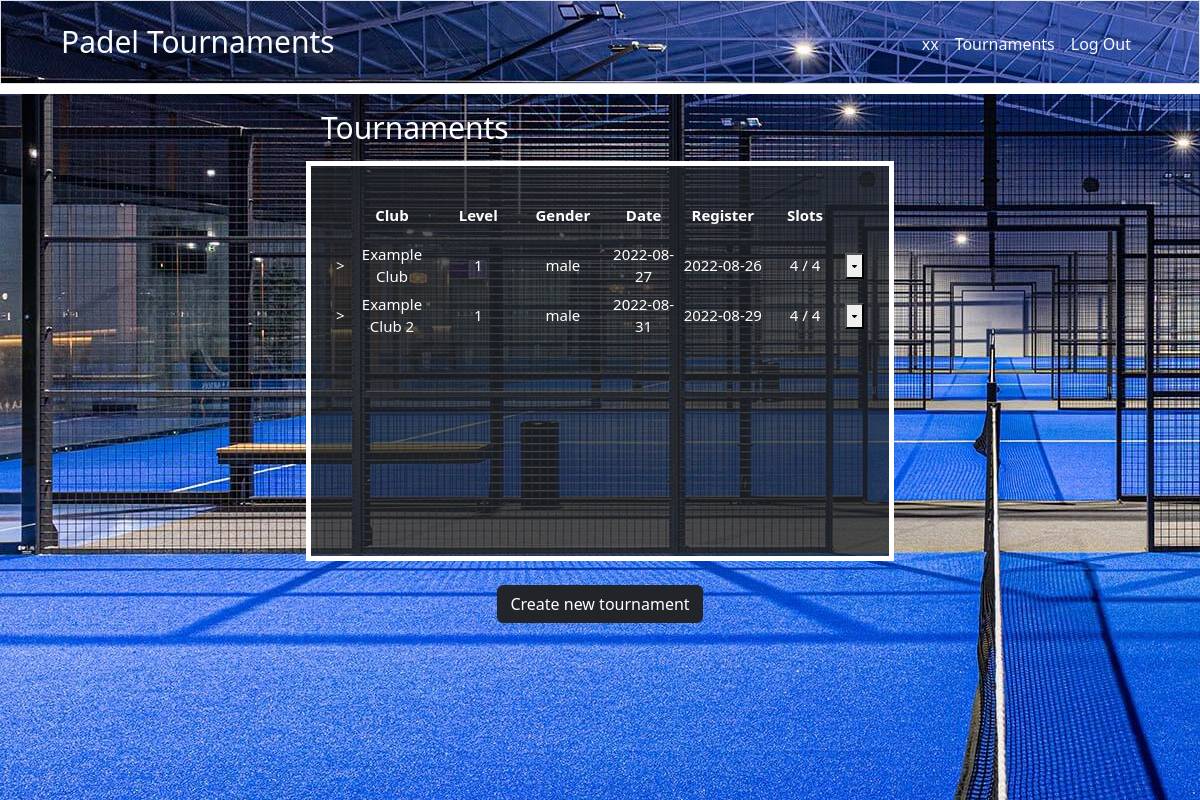
The page /tournaments (signed in) on the database its author committed.
### tables this page shows
CREATE TABLE tournaments
    (id INTEGER PRIMARY KEY AUTOINCREMENT,
    user TEXT,
    club TEXT,
    level TEXT,
    gender TEXT,
    tournament_date DATETIME,
    subscription_date DATETIME,
    n_players INTEGER,
    maximum_slots TEXT,
    description TEXT
    );

### app.py (the view)
@app.route("/tournaments", methods=["GET", "POST"])
def tournaments():
    username = session["username"]
    if request.method == "GET":
        tournaments = c.execute(''' SELECT * FROM tournaments''').fetchall()
        return render_template("tournaments.html", username = username, tournaments=tournaments)
    if request.method == "POST":
        tournaments = c.execute(''' SELECT * FROM tournaments''').fetchall()
        return render_template("tournaments.html", username = username, tournaments=tournaments)

### templates/tournaments.html (shortened to what this page needs)
{% extends "layout.html" %}
{% block main %}
<!DOCTYPE html>
<html>
<body>
    <div class="d-flex justify-content-center">
        <div class="col-12 col-lg-8 col-xl-6">
        <h1 class="title mt-3 text-start title text-white">Tournaments</h1>
        <div class="tournament border border-white border-5  bg-dark bg-opacity-75">
            <table class="info m-4">
                <tr>
                    <th class="arrow"></th>
                    <th>Club</th>
                    <th>Level</th>
                    <th>Gender</th>
                    <th class="date">Date</th>
                    <th class="date">Register</th>
                    <th>Slots</th>
                </tr>
                {% for tournament in tournaments %}
                <tr>
                    <td class="data">></td>
                    <td class="data">{{ tournament["club"] }}</td>
                    <td class="data">{{ tournament["level"] }}</td>
                    <td class="data">{{ tournament["gender"] }}</td>
                    <td class="data">{{ tournament["tournament_date"] }}</td>
                    <td class="data">{{ tournament["subscription_date"] }}</td>
                    <td class="data">{{ tournament["n_players"] }} / {{ tournament["maximum_slots"] }}</td>
                    <td class="dif">
                        <div class="dropdown">
                          <button class="btndrop">
                            <i class="fa-solid fa-caret-down"></i>
                          </button>
                        </div>
                    </td>
                {% endfor %}
            </table>
        </div>
        <div class="mt-4">
            <a type="submit" href="/new_tournament"><button class="btn btn-dark">Create new tournament</button></a>
        </div>
        </div>
    </div>
</body>
</html>
{% endblock %}

### templates/layout.html (shortened to what this page needs)
<!DOCTYPE html>
<html lang="en">
    <head>
        <link href="https://cdn.jsdelivr.net/npm/bootstrap@5.1.3/dist/css/bootstrap.min.css"
            rel="stylesheet">
        <link href="/static/styles.css" rel="stylesheet">
        <link href="https://cdn.jsdelivr.net/npm/bootstrap@5.2.0-beta1/dist/css/bootstrap.min.css" rel="stylesheet"
>
    </head>
    <body class="layout">
        <nav class="border navbar navbar-expand-md navbar-primary">
            <div class="container-fluid">
                <h4 class="ms-5 title text-light">
                    Padel Tournaments
                </h4>
                <div class="me-5 collapse navbar-collapse" id="navbar">
                    {% if session["username"] %}
                        <ul class="navbar-nav ms-auto mt-1">
                                <li class="nav-item"><a  href ="/user" class="text-light nav-link">{{ session["username"] }} </a></li>
                                <li class="nav-item"><a class="text-light nav-link" href="/tournaments">Tournaments</a></li>
                                <li class="nav-item"><a class="text-light nav-link" href="/logout">Log Out</a></li>
                        </ul>
                    {% else %}
                        <ul class="navbar-nav ms-auto mt-2">
                            <li class="nav-item"><a class="text-light nav-link" href="/register">Register</a></li>
                            <li class="nav-item"><a class="text-light nav-link" href="/login">Log In</a></li>
                        </ul>
                    {% endif %}
                </div>
            </div>
        </nav>
        <div class="border border-white border-5 bg-dark bg-opacity-75"></div>
        <div id="bg">
            <img src="/static/img/padel01.jpg" alt="">
        </div>
        <main class="container-fluid text-center">
            {% block main %}{% endblock %}
        </main>
    </body>
</html>

### static/styles.css (style rules this page uses)
#bg { position: fixed; top: -50%; left: -50%; width: 200%; height: 200%; z-index: -1; }
#bg img { position:absolute; top:25%;left:25%; right:25%;bottom:25%; margin:auto; min-width:10%; min-height:50%; z-index: -1; }
.info { color:white; font-size: 15px; margin-top: 20px; margin-bottom: 20px; }
.title { margin: 15px; font-size: 30px; }
.btndrop { font-size: 8px; padding: 5px; }
th { width: 140px; }
th.arrow { width: 2px; }
.date { width: 120px; }
tr { height: 50px; }
.tournament { min-height: 400px; }

### rows shown on the page
tournaments: club "Example Club", level "1", gender "male", tournament_date "2022-08-27", subscription_date "2022-08-26", n_players "4", maximum_slots "4"
tournaments: club "Example Club 2", level "1", gender "male", tournament_date "2022-08-31", subscription_date "2022-08-29", n_players "4", maximum_slots "4"

### other values the page prints
{{ session["username"] }} "xx"
